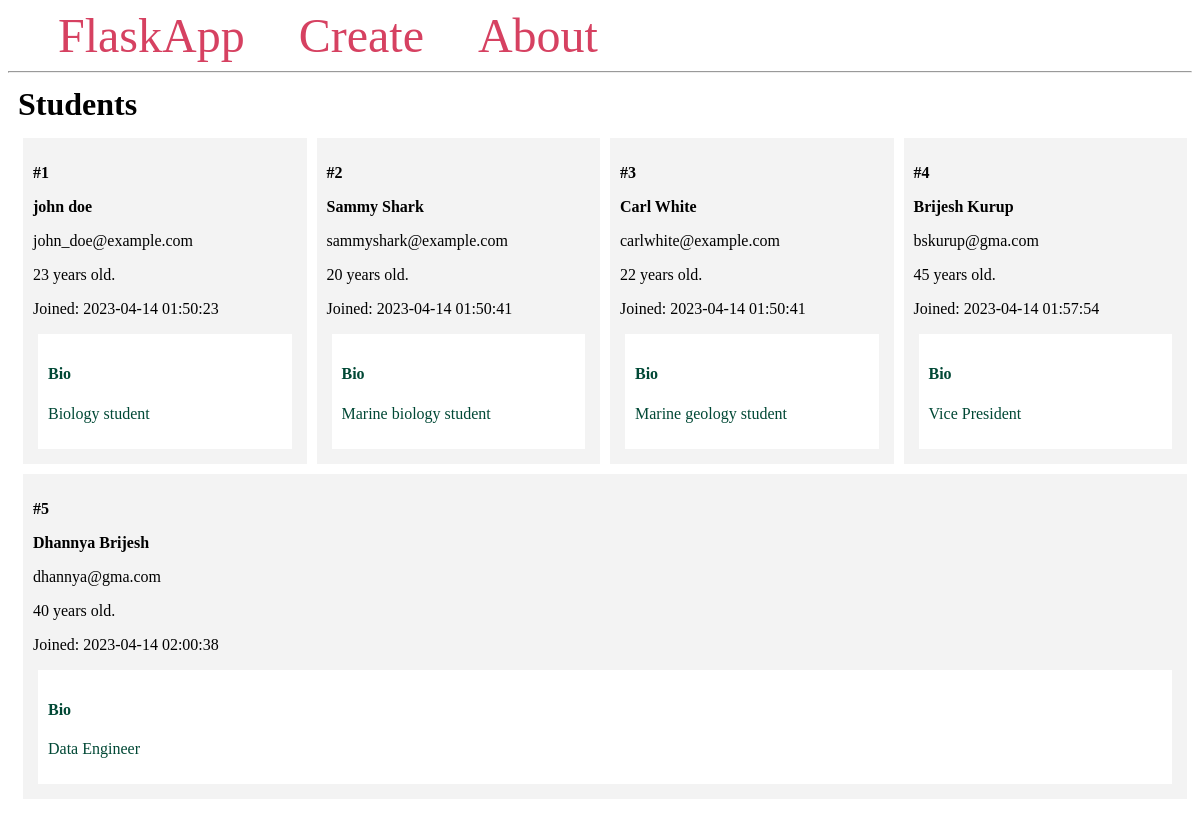
The page / on the database its author committed.
### app.py (models this page shows, shortened)
class Student(db.Model):
    id = db.Column(db.Integer, primary_key=True)
    firstname = db.Column(db.String(100), nullable=False)
    lastname = db.Column(db.String(100), nullable=False)
    email = db.Column(db.String(80), unique=True, nullable=False)
    age = db.Column(db.Integer)
    created_at = db.Column(db.DateTime(timezone=True),
                           server_default=func.now())
    bio = db.Column(db.Text)

### app.py (the view)
@app.route('/')
def index():
    students = Student.query.all()
    return render_template('indexapp.html', students=students)

### templates/indexapp.html (shortened to what this page needs)
<!DOCTYPE html>
<html lang="en">
<head>
    <title>{% extends 'baseapp.html' %}
{% block content %}
    <h1 class="title">{% block title %} Students {% endblock %}</h1>
    <div class="content">
        {% for student in students %}
            <div class="student">
                <p><b>#{{ student.id }}</b></p>
                <b>
                    <p class="name">{{ student.firstname }} {{ student.lastname }}</p>
                </b>
                <p>{{ student.email }}</p>
                <p>{{ student.age }} years old.</p>
                <p>Joined: {{ student.created_at }}</p>
                <div class="bio">
                    <h4>Bio</h4>
                    <p>{{ student.bio }}</p>
                </div>
            </div>
        {% endfor %}
    </div>
{% endblock %}</title>

### templates/baseapp.html (shortened to what this page needs)
</head>
<body>
    <nav>
        <a href="{{ url_for('index') }}">FlaskApp</a>
        <a href="#">Create</a>
        <a href="#">About</a>
    </nav>
    <hr>
    <div class="content">
        {% block content %} {% endblock %}
    </div>
</body>
</html>

### templates/baseapp.html (style rules this page uses)
.title { margin: 5px; }
.content { margin: 5px; width: 100%; display: flex; flex-direction: row; flex-wrap: wrap; }
.student { flex: 20%; padding: 10px; margin: 5px; background-color: #f3f3f3; inline-size: 100%; }
.bio { padding: 10px; margin: 5px; background-color: #ffffff; color: #004835; }
nav a { color: #d64161; font-size: 3em; margin-left: 50px; text-decoration: none; }

### rows shown on the page
Student: id "1", firstname "john", lastname "doe", email "john_doe@example.com", age "23", created_at "2023-04-14 01:50:23", bio "Biology student"
Student: id "2", firstname "Sammy", lastname "Shark", email "sammyshark@example.com", age "20", created_at "2023-04-14 01:50:41", bio "Marine biology student"
Student: id "3", firstname "Carl", lastname "White", email "carlwhite@example.com", age "22", created_at "2023-04-14 01:50:41", bio "Marine geology student"
Student: id "4", firstname "Brijesh", lastname "Kurup", email "bskurup@gma.com", age "45", created_at "2023-04-14 01:57:54", bio "Vice President"
Student: id "5", firstname "Dhannya", lastname "Brijesh", email "dhannya@gma.com", age "40", created_at "2023-04-14 02:00:38", bio "Data Engineer"
